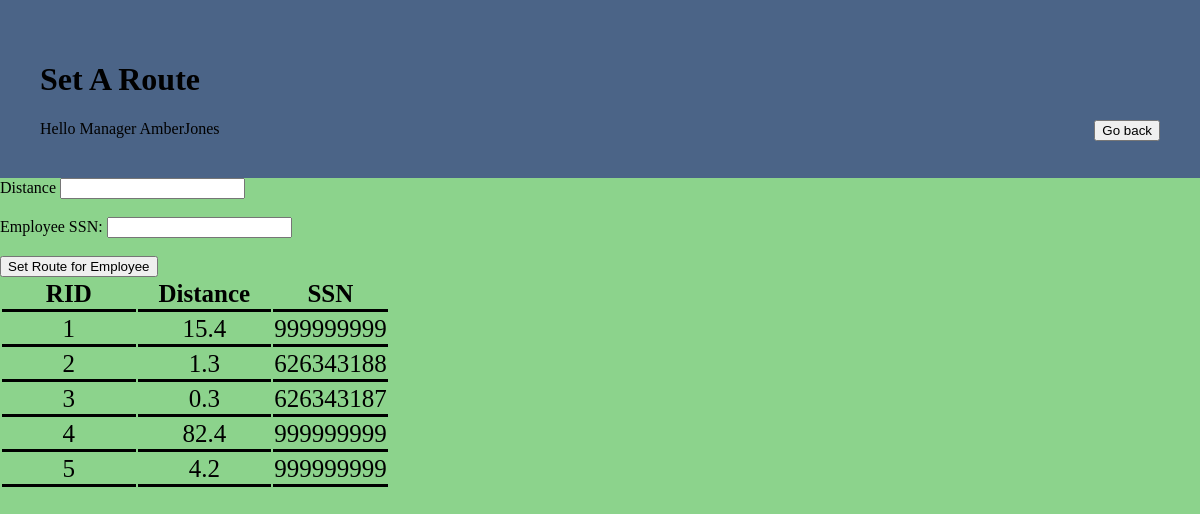
The page /setRoute.php (signed in) on the database its author committed.
### tables this page shows
CREATE TABLE AssignedRoute (
    RID			integer, 
    Distance 	real,
    SSN			integer,
    primary key (RID),
    FOREIGN KEY (SSN) REFERENCES Courier(SSN)
        ON UPDATE CASCADE
        ON DELETE SET NULL
);

### setRoute.php (the view, shortened to what this page needs)
<!DOCTYPE html>
<html>
<head>
    <link rel="stylesheet" href="styles.css">
</head>
<body>
    <div class="header">
        <h1>Set A Route</h1>
        <div class="account">
            <button onclick="window.location.href='<?php echo $_SESSION['returnpage']; ?>'" class="account-button">Go back</button>
        </div>
        <?php
        echo "Hello Manager ".$_SESSION['username'];
        ?>
    </div>
    <div class = "parcel-form">
            <form action = "addRoute.php" method = "post">
                <label for="Distance">Distance</label>
                <input type="text" name="Distance"><br><br>
                <label for="SSN">Employee SSN:</label>
                <input type="SSN" name="SSN"><br><br>
                <input name = "addParcel" type="submit" value="Set Route for Employee">
            </form>
    </div>
    <div class = "routes-table">
    <?php
        $conn = OpenCon();
        $sql = "SELECT RID, Distance, SSN  FROM AssignedRoute AR";
        $resultAR = $conn->query($sql);
        if ($resultAR->num_rows > 0) {
            echo "<table>
                <tr>
                    <th id='title' class='border-class'>RID</th>
					<th id='title' class='border-class'>Distance</th>
					<th id='title' class='border-class'>SSN</th>
                </tr>";
            while ($row = $resultAR->fetch_assoc()) {
                echo
                    "<tr>
                    <td class='border-class'>" . $row["RID"] . "</td>
					<td class='border-class'>" . $row["Distance"] . "</td>
					<td class='border-class'>" . $row["SSN"] . "</td>
                </tr>";
            }
            echo "</table>";
        } else {
            echo "0 results";
        }
        ?>
</body>
</html>

### styles.css (style rules this page uses)
body { background-color: #8cd38c; margin: 0px; padding: 0px; }
.header { background-color: rgb(75, 100, 135); padding: 40px 40px 40px 40px; margin: 0px; }
.account-button { float: right; margin-left: 15px; }
.border-class { width: 35%; font-size: 25px; border-bottom-style: solid; border-bottom-color: black; border-bottom-width: 3px; }

### setRoute.php (style rules this page uses)
.border-class { width: 35%; font-size: 25px; border-bottom-style: solid; border-bottom-color: black; border-bottom-width: 3px; }
.header { text-align: left; }
.routes-table { text-align: center; }

### rows shown on the page
assignedroute: RID "1", Distance "15.4", SSN "999999999"
assignedroute: RID "2", Distance "1.3", SSN "626343188"
assignedroute: RID "3", Distance "0.3", SSN "626343187"
assignedroute: RID "4", Distance "82.4", SSN "999999999"
assignedroute: RID "5", Distance "4.2", SSN "999999999"

### other values the page prints
$_SESSION['username'] "AmberJones"
